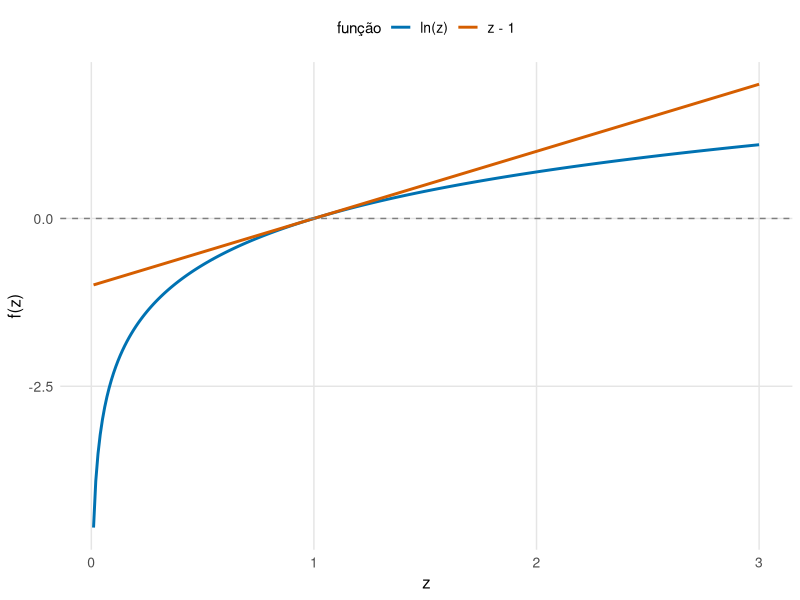
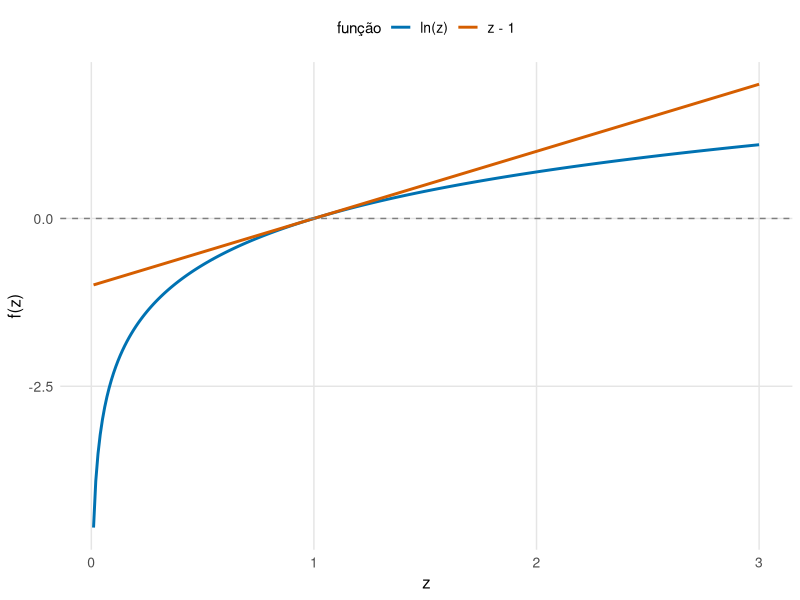

These charts were generated, in order, by the following R code:
# Load required library
library(ggplot2)

# Create a sequence of z values (avoiding z <= 0 since ln is undefined there)
z <- seq(0.01, 3, by = 0.01)

# Calculate the two functions
ln_z <- log(z)  # natural log in R is log()
z_minus_1 <- z - 1

# Create data frame for plotting
data <- data.frame(z = z, ln_z = ln_z, z_minus_1 = z_minus_1)

# Create the base plot
p <- ggplot(data, aes(x = z)) +
  geom_line(aes(y = ln_z, color = "ln(z)"), linewidth = 1) +
  geom_line(aes(y = z_minus_1, color = "z - 1"), linewidth = 1) +
  geom_hline(yintercept = 0, linetype = "dashed", color = "gray50") +
  labs(x = "z",
       y = "f(z)",
       color = "função") +
  scale_color_manual(values = c("ln(z)" = "#0072B2", "z - 1" = "#D55E00"))

# Apply theme separately
p <- p + theme_minimal() +
  theme(
    plot.title = element_text(hjust = 0.5, size = 14, face = "bold"),
    axis.title = element_text(size = 12),
    axis.text = element_text(size = 10),
    legend.position = "top",
    legend.title = element_text(size = 11),
    legend.text = element_text(size = 10),
    panel.grid.minor = element_blank(),
    panel.grid.major = element_line(color = "gray90")
  )

# Display the plot
print(p)

# Save the plot (optional)
# ggsave("inequality_plot.png", plot = p, width = 8, height = 6, dpi = 300)

# Save as PDF at 7x7 inches
ggsave("lnzzm1.pdf", plot = p, width = 7, height = 7, device = "pdf")
